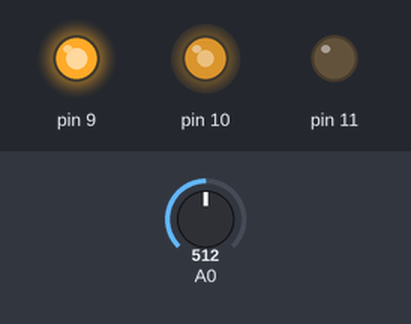
Simulated run of this sketch. Board: Arduino Uno, built with avr-gcc and run on an emulated ATmega328P. On the bench: output pins drawn as LEDs (lit = HIGH). The inputs (shaded band) are chosen by the test bench; at power-on: A0 = 512.

Above: at 1.2 s.
1.3 s: A0 set to 716
At 2.5 s:
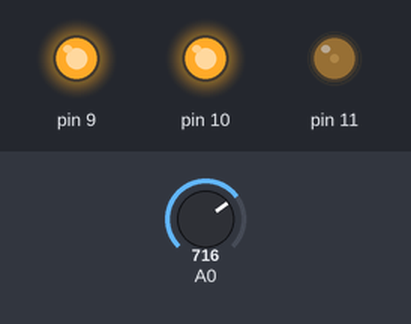
2.8 s: A0 set to 900
At 3.8 s:
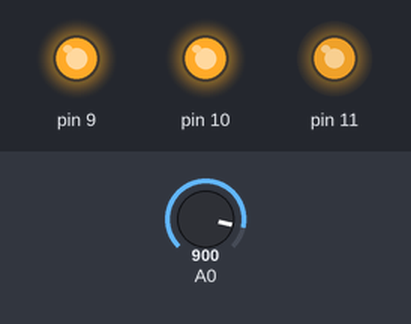
4.3 s: A0 set to 306
At 5.0 s:
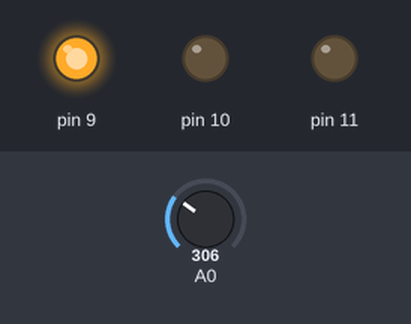
5.8 s: A0 set to 245
At 6.1 s:
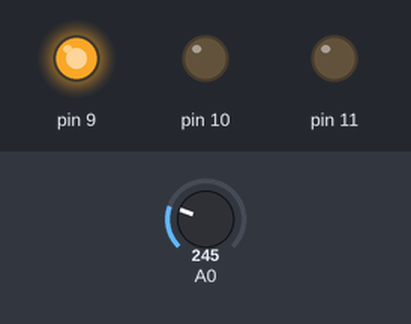
7.3 s: A0 set to 122
At 8.4 s:
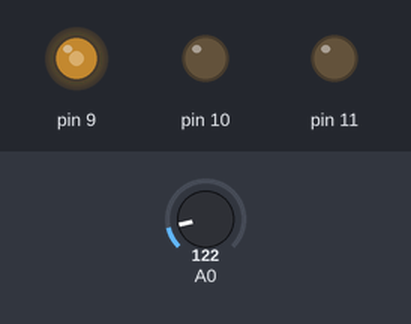
Timing chart, 0 to 9.8 s (numbered marks = the images above; inputs shaded):
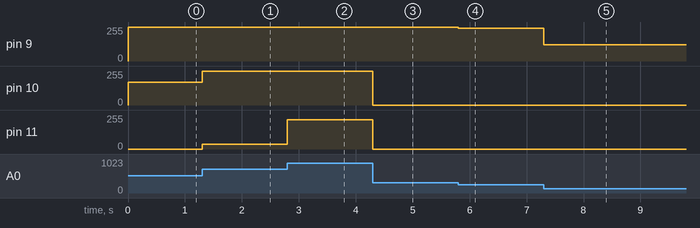

Measured:
- after the input at 1.3 s, pin 10: 172/255 → 255/255 at once; pin 11: 0/255 → 36/255 at once
- after the input at 2.8 s, pin 11: 36/255 → 220/255 at once
- after the input at 4.3 s, pin 10: 255/255 → 0/255 at once; pin 11: 220/255 → 0/255 at once
- after the input at 5.8 s, pin 9: 255/255 → 245/255 at once
- after the input at 7.3 s, pin 9: 245/255 → 122/255 at once

The sketch:

10k_pot_jan_24_2023.ino
```cpp
int aPinVal = 0;
int led1Val = 0;
int led2Val = 0;
int led3Val = 0;
int finalVal = 0;

void setup()
{
  pinMode(9, OUTPUT);
  pinMode(10, OUTPUT);
  pinMode(11, OUTPUT);
}

void loop()
{
  aPinVal = analogRead(A0);
  led1Val = adjustWithinParameters(aPinVal);
  led2Val = adjustWithinParameters(aPinVal - 340);
  led3Val = adjustWithinParameters(aPinVal - 680);
  analogWrite(9, led1Val);
  analogWrite(10, led2Val);
  analogWrite(11, led3Val);
}

int adjustWithinParameters(int inNum)
{
  if (inNum < 0)
  {
    inNum = 0;
  }
  else if (inNum > 255)
  {
    inNum = 255;
  }
  return inNum;
}
```
